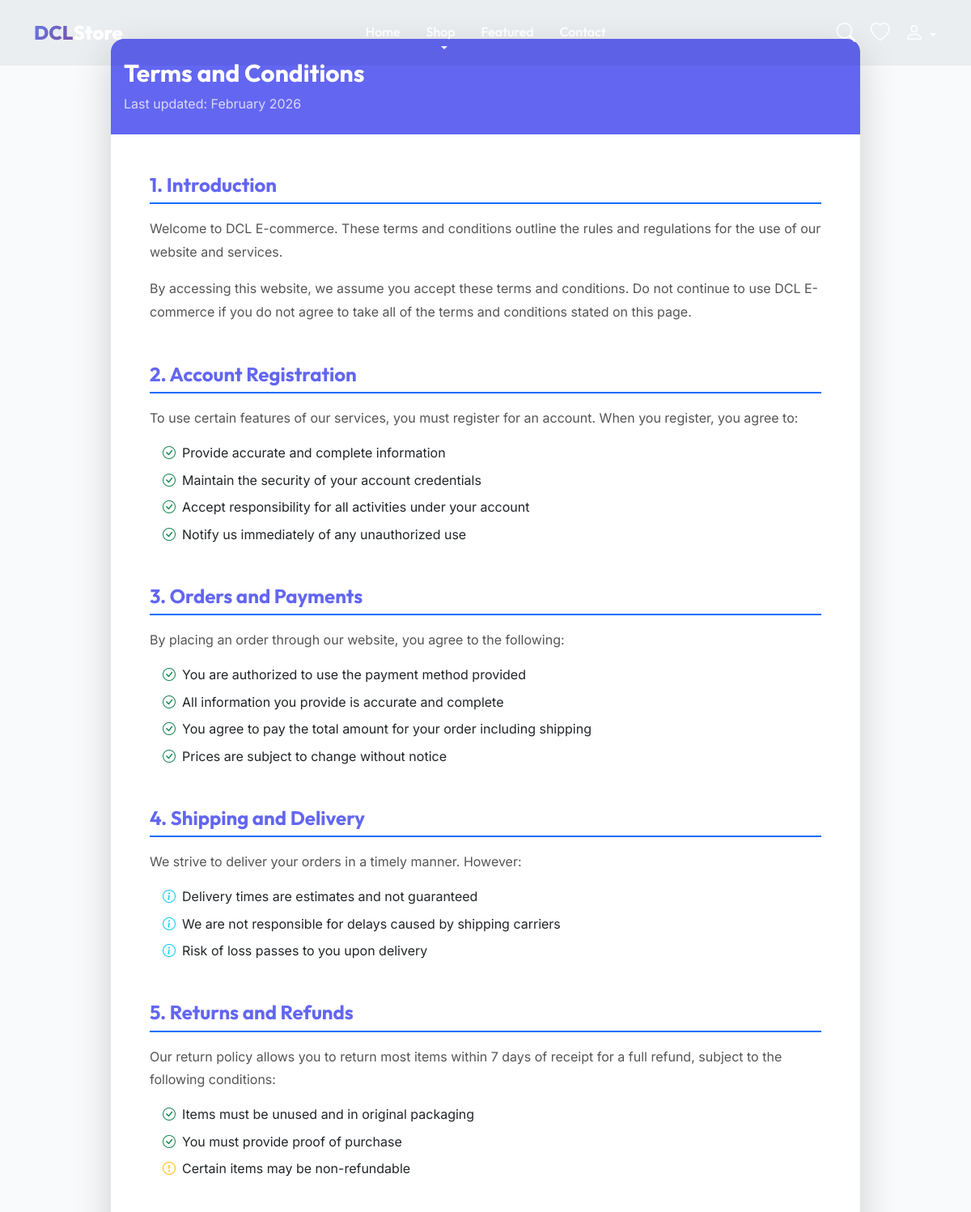
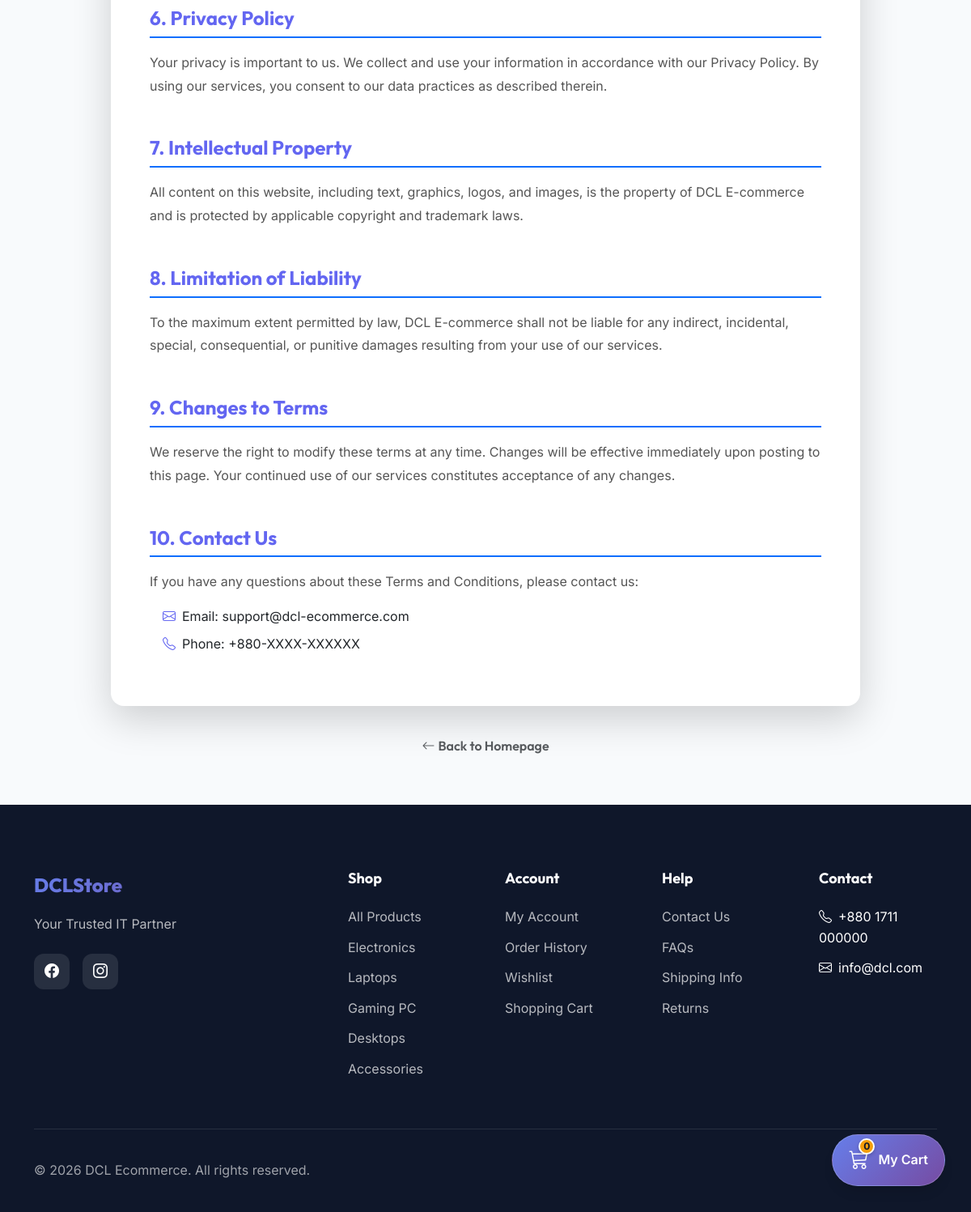
The app's page /terms/ with its own data (2 pictures, top to bottom).
### apps/catalog/models.py (models this page shows, shortened)
class Category(models.Model):
    name = models.CharField('name', max_length=200)
    slug = models.SlugField('slug', max_length=200, unique=True)
    parent = models.ForeignKey(
        'self',
        on_delete=models.CASCADE,
        null=True,
        blank=True,
        related_name='children',
        verbose_name='parent category'
    )
    description = models.TextField('description', blank=True)
    image = models.ImageField(
        'image',
        upload_to='categories/',
        blank=True,
        null=True
    )
    is_active = models.BooleanField('active', default=True)
    seo_title = models.CharField('SEO title', max_length=200, blank=True)
    seo_description = models.TextField('SEO description', blank=True)
    sort_order = models.PositiveIntegerField('sort order', default=0)
    created_at = models.DateTimeField(auto_now_add=True)
    updated_at = models.DateTimeField(auto_now=True)
    class Meta:
        verbose_name = 'category'
        verbose_name_plural = 'categories'
        ordering = ['sort_order', 'name']

### apps/cms/models.py (models this page shows, shortened)
class SiteSettings(models.Model):
    site_name = models.CharField('site name', max_length=100, default='DCL Ecommerce')
    tagline = models.CharField('tagline', max_length=200, blank=True)
    logo = models.ImageField('logo', upload_to='site/', blank=True, null=True)
    favicon = models.ImageField('favicon', upload_to='site/', blank=True, null=True)
    seo_title = models.CharField('SEO title', max_length=60, blank=True)
    seo_description = models.TextField('SEO description', max_length=160, blank=True)
    seo_keywords = models.CharField('SEO keywords', max_length=255, blank=True)
    email = models.EmailField('email', blank=True)
    phone = models.CharField('phone', max_length=20, blank=True)
    address = models.TextField('address', blank=True)
    facebook_url = models.URLField('Facebook URL', blank=True)
    instagram_url = models.URLField('Instagram URL', blank=True)
    twitter_url = models.URLField('Twitter/X URL', blank=True)
    youtube_url = models.URLField('YouTube URL', blank=True)
    linkedin_url = models.URLField('LinkedIn URL', blank=True)
    footer_text = models.TextField('footer text', blank=True, help_text='Copyright text for footer')
    created_at = models.DateTimeField(auto_now_add=True)
    updated_at = models.DateTimeField(auto_now=True)
    class Meta:
        verbose_name = 'site settings'
        verbose_name_plural = 'site settings'

### apps/core/views.py (the view)
# urls.py: path('terms/', views.terms, name='terms'),
def terms(request):
    return render(request, 'core/terms.html')

### apps/cart/cart.py (called while the page is built)
    def __len__(self):
        if self.user.is_authenticated:
            cart, _ = Cart.objects.get_or_create(user=self.user)
            return sum(item.quantity for item in cart.items.all())
        return sum(item['quantity'] for item in self.cart_session.values())

### apps/cart/context_processors.py (called while the page is built)
def cart(request):
    return {'cart': SessionCart(request)}

### apps/catalog/context_processors.py (called while the page is built)
def catalog_context(request):
    return {
        'nav_categories': Category.objects.filter(parent=None, is_active=True).prefetch_related('children'),
        'all_categories': Category.objects.filter(is_active=True),
    }

### templates/core/terms.html (shortened to what this page needs)
{% extends "base.html" %}
{% load i18n %}
{% block content %}
<div class="container py-5">
    <div class="row justify-content-center">
        <div class="col-lg-10">
            <div class="card shadow-lg border-0 rounded-4">
                <div class="card-header bg-primary text-white py-4 border-0">
                    <h1 class="h3 fw-bold mb-0">{% trans "Terms and Conditions" %}</h1>
                    <p class="mb-0 opacity-75 mt-2">Last updated: February 2026</p>
                </div>
                <div class="card-body p-4 p-lg-5">
                    <div class="terms-content">
                        <section class="mb-5">
                            <h2 class="h4 fw-bold text-primary mb-3">1. Introduction</h2>
                            <p>Welcome to DCL E-commerce. These terms and conditions outline the rules and regulations for the use of our website and services.</p>
                            <p>By accessing this website, we assume you accept these terms and conditions. Do not continue to use DCL E-commerce if you do not agree to take all of the terms and conditions stated on this page.</p>
                        </section>
                        <section class="mb-5">
                            <h2 class="h4 fw-bold text-primary mb-3">2. Account Registration</h2>
                            <p>To use certain features of our services, you must register for an account. When you register, you agree to:</p>
                            <ul class="list-unstyled ms-3">
                                <li class="mb-2"><i class="bi bi-check-circle text-success me-2"></i>Provide accurate and complete information</li>
                                <li class="mb-2"><i class="bi bi-check-circle text-success me-2"></i>Maintain the security of your account credentials</li>
                                <li class="mb-2"><i class="bi bi-check-circle text-success me-2"></i>Accept responsibility for all activities under your account</li>
                                <li class="mb-2"><i class="bi bi-check-circle text-success me-2"></i>Notify us immediately of any unauthorized use</li>
                            </ul>
                        </section>
                        <section class="mb-5">
                            <h2 class="h4 fw-bold text-primary mb-3">3. Orders and Payments</h2>
                            <p>By placing an order through our website, you agree to the following:</p>
                            <ul class="list-unstyled ms-3">
                                <li class="mb-2"><i class="bi bi-check-circle text-success me-2"></i>You are authorized to use the payment method provided</li>
                                <li class="mb-2"><i class="bi bi-check-circle text-success me-2"></i>All information you provide is accurate and complete</li>
                                <li class="mb-2"><i class="bi bi-check-circle text-success me-2"></i>You agree to pay the total amount for your order including shipping</li>
                                <li class="mb-2"><i class="bi bi-check-circle text-success me-2"></i>Prices are subject to change without notice</li>
                            </ul>
                        </section>
                        <section class="mb-5">
                            <h2 class="h4 fw-bold text-primary mb-3">4. Shipping and Delivery</h2>
                            <p>We strive to deliver your orders in a timely manner. However:</p>
                            <ul class="list-unstyled ms-3">
                                <li class="mb-2"><i class="bi bi-info-circle text-info me-2"></i>Delivery times are estimates and not guaranteed</li>
                                <li class="mb-2"><i class="bi bi-info-circle text-info me-2"></i>We are not responsible for delays caused by shipping carriers</li>
                                <li class="mb-2"><i class="bi bi-info-circle text-info me-2"></i>Risk of loss passes to you upon delivery</li>
                            </ul>
                        </section>
                        <section class="mb-5">
                            <h2 class="h4 fw-bold text-primary mb-3">5. Returns and Refunds</h2>
                            <p>Our return policy allows you to return most items within 7 days of receipt for a full refund, subject to the following conditions:</p>
                            <ul class="list-unstyled ms-3">
                                <li class="mb-2"><i class="bi bi-check-circle text-success me-2"></i>Items must be unused and in original packaging</li>
                                <li class="mb-2"><i class="bi bi-check-circle text-success me-2"></i>You must provide proof of purchase</li>
                                <li class="mb-2"><i class="bi bi-exclamation-circle text-warning me-2"></i>Certain items may be non-refundable</li>
                            </ul>
                        </section>
                        <section class="mb-5">
                            <h2 class="h4 fw-bold text-primary mb-3">6. Privacy Policy</h2>
                            <p>Your privacy is important to us. We collect and use your information in accordance with our Privacy Policy. By using our services, you consent to our data practices as described therein.</p>
                        </section>
                        <section class="mb-5">
                            <h2 class="h4 fw-bold text-primary mb-3">7. Intellectual Property</h2>
                            <p>All content on this website, including text, graphics, logos, and images, is the property of DCL E-commerce and is protected by applicable copyright and trademark laws.</p>
                        </section>
                        <section class="mb-5">
                            <h2 class="h4 fw-bold text-primary mb-3">8. Limitation of Liability</h2>
                            <p>To the maximum extent permitted by law, DCL E-commerce shall not be liable for any indirect, incidental, special, consequential, or punitive damages resulting from your use of our services.</p>
                        </section>
                        <section class="mb-5">
                            <h2 class="h4 fw-bold text-primary mb-3">9. Changes to Terms</h2>
                            <p>We reserve the right to modify these terms at any time. Changes will be effective immediately upon posting to this page. Your continued use of our services constitutes acceptance of any changes.</p>
                        </section>
                        <section>
                            <h2 class="h4 fw-bold text-primary mb-3">10. Contact Us</h2>
                            <p>If you have any questions about these Terms and Conditions, please contact us:</p>
                            <ul class="list-unstyled ms-3">
                                <li class="mb-2"><i class="bi bi-envelope text-primary me-2"></i>Email: support@dcl-ecommerce.com</li>
                                <li class="mb-2"><i class="bi bi-telephone text-primary me-2"></i>Phone: +880-XXXX-XXXXXX</li>
                            </ul>
                        </section>
                    </div>
                </div>
            </div>
            <div class="text-center mt-4">
                <a href="{% url 'core:home' %}" class="btn btn-link text-muted text-decoration-none">
                    <i class="bi bi-arrow-left me-1"></i>{% trans "Back to Homepage" %}
                </a>
            </div>
        </div>
    </div>
</div>
{% endblock %}

### templates/base.html (shortened to what this page needs)
{% load static %}
<!doctype html>
<html lang="en">
  <head>
    <link
      href="https://cdn.jsdelivr.net/npm/bootstrap@5.3.2/dist/css/bootstrap.min.css"
      rel="stylesheet"
    />
    <link
      href="https://cdn.jsdelivr.net/npm/bootstrap-icons@1.11.1/font/bootstrap-icons.css"
      rel="stylesheet"
    />
    <link rel="stylesheet" href="{% static 'css/styles.css' %}" />
    <link rel="stylesheet" href="{% static 'css/animations.css' %}" />
  </head>
  <body>
    <nav class="navbar navbar-expand-lg fixed-top {% block navbar_class %}{% endblock %}">
      <div class="container">
        <a class="navbar-brand" href="{% url 'core:home' %}">
          <span class="brand-gradient">DCL</span><span class="brand-text">Store</span>
        </a>
        <div class="collapse navbar-collapse" id="navbarNav">
          <ul class="navbar-nav mx-auto">
            <li class="nav-item">
              <a class="nav-link" href="{% url 'core:home' %}">Home</a>
            </li>
            <li class="nav-item dropdown">
              <a
                class="nav-link dropdown-toggle"
                href="#"
                data-bs-toggle="dropdown"
                >Shop</a
              >
            </li>
            <li class="nav-item">
              <a class="nav-link" href="{% url 'catalog:product_list' %}">Featured</a>
            </li>
            <li class="nav-item">
              <a class="nav-link" href="#">Contact</a>
            </li>
          </ul>
          <div class="d-flex align-items-center gap-3">
            <button class="btn btn-link p-0 search-toggle" aria-label="Search">
              <i class="bi bi-search fs-4"></i>
            </button>
            <a href="{% url 'wishlist:wishlist_detail' %}" class="btn btn-link p-0 position-relative">
              <i class="bi bi-heart fs-4"></i>
            </a>
            <div class="dropdown">
              <button
                class="btn btn-link p-0 dropdown-toggle"
                data-bs-toggle="dropdown"
              >
                <i class="bi bi-person fs-4"></i>
              </button>
            </div>
          </div>
        </div>
      </div>
    </nav>
    <main>{% block content %}{% endblock %}</main>
    <footer class="footer">
      <div class="container">
        <div class="row g-5">
          <div class="col-lg-4">
            <div class="footer-brand gradient-text">DCLStore</div>
            <p class="footer-description">
              {{ site_tagline|default:'Premium tech products with unbeatable prices and lightning-fast delivery across Bangladesh. Your trusted destination for all things tech.' }}
            </p>
            <div class="social-links">
              {% if facebook_url %}<a href="{{ facebook_url }}" class="social-link" target="_blank"><i class="bi bi-facebook"></i></a>{% endif %}
              {% if instagram_url %}<a href="{{ instagram_url }}" class="social-link" target="_blank"><i class="bi bi-instagram"></i></a>{% endif %}
            </div>
          </div>
          <div class="col-6 col-lg-2">
            <h5 class="footer-title">Shop</h5>
            <ul class="footer-links">
              <li><a href="{% url 'catalog:product_list' %}">All Products</a></li>
              {% for category in nav_categories %}
              <li><a href="{% url 'catalog:product_list' %}?category={{ category.slug }}">{{ category.name }}</a></li>
              {% endfor %}
            </ul>
          </div>
          <div class="col-6 col-lg-2">
            <h5 class="footer-title">Account</h5>
            <ul class="footer-links">
              <li><a href="{% url 'accounts:profile' %}">My Account</a></li>
              <li><a href="{% url 'orders:order_list' %}">Order History</a></li>
              <li><a href="{% url 'wishlist:wishlist_detail' %}">Wishlist</a></li>
              <li><a href="{% url 'cart:cart_detail' %}">Shopping Cart</a></li>
            </ul>
          </div>
          <div class="col-6 col-lg-2">
            <h5 class="footer-title">Help</h5>
            <ul class="footer-links">
              <li><a href="#">Contact Us</a></li>
              <li><a href="#">FAQs</a></li>
              <li><a href="#">Shipping Info</a></li>
              <li><a href="#">Returns</a></li>
            </ul>
          </div>
          <div class="col-6 col-lg-2">
            <h5 class="footer-title">Contact</h5>
            <ul class="footer-links">
              {% if site_phone %}<li><i class="bi bi-telephone me-2"></i>{{ site_phone }}</li>{% endif %}
              {% if site_email %}<li><i class="bi bi-envelope me-2"></i>{{ site_email }}</li>{% endif %}
            </ul>
          </div>
        </div>
        <div class="footer-bottom">
          <p class="footer-copyright mb-0">
            © {% now "Y" %} {{ site_name|default:'DCL E-Commerce' }}. All rights reserved.
          </p>
          <div class="payment-methods">
            <i class="bi bi-credit-card fs-4 text-white-50"></i>
            <i class="bi bi-wallet2 fs-4 text-white-50"></i>
            <i class="bi bi-phone fs-4 text-white-50"></i>
          </div>
        </div>
      </div>
    </footer>
    <a href="{% url 'cart:cart_detail' %}" class="floating-cart">
      <div class="floating-cart-icon">
        <i class="bi bi-cart3"></i>
        <span class="floating-cart-count cart-count">{{ cart|length }}</span>
      </div>
      <span class="floating-cart-text">My Cart</span>
    </a>
  </body>
</html>

### templates/core/terms.html (style rules this page uses)
.terms-content section h2 { border-bottom: 2px solid var(--bs-primary); padding-bottom: 0.5rem; }
.terms-content p { color: #555; line-height: 1.8; }

### records on screen
Category: name "Electronics"
Category: name "Laptops"
Category: name "Gaming PC"
Category: name "Desktops"
Category: name "Accessories"
SiteSettings: phone "+880 1711 000000", email "info@dcl.com", site_name "DCL Ecommerce"

### other values on screen
{{ cart|length }} "0"
